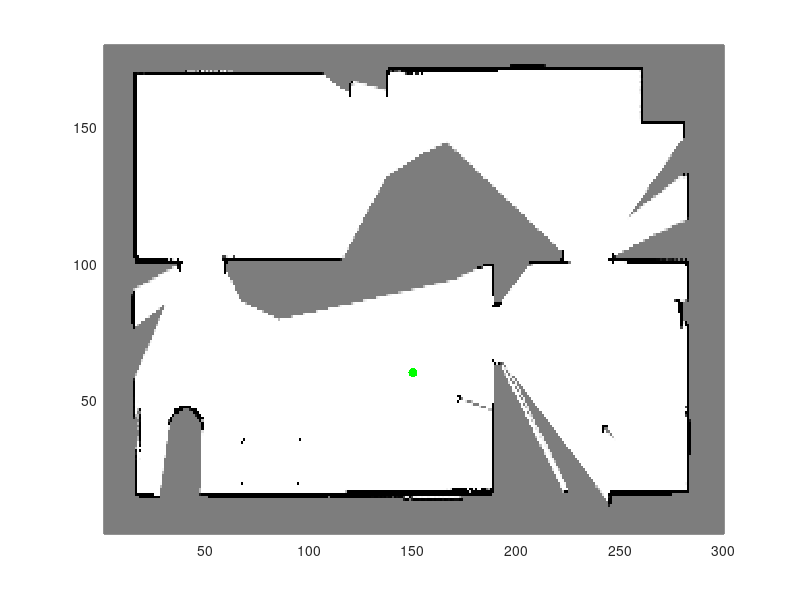

Write MATLAB code to recreate this figure. (Note: this script raises an error after producing the figure.)
close all
clc

load occmap.mat;
figure
pcolor(ogp);
colormap(1-gray);
shading('flat');

row_particle = 60;
col_particle = 150;
hold on
r = 0.15/ogres;
th = 0;
% set(plot([col_particle col_particle+r*cos(th)]', [row_particle row_particle+r*sin(th)]', 'k-'),'LineWidth',2);
set(plot( col_particle, row_particle, 'g.' ),'MarkerSize',20);

ogres = 0.05;
theta = -pi;
beam_angle = 0;
thresh = 0.5;
y = exp_meas(row_particle, col_particle, theta, beam_angle, ogp, ogres, thresh, 5)

function y_exp = exp_meas(row, col, theta, beam_angle, map, ogres, thresh, y_max)
    
    new_angle = atan2(sin(theta+beam_angle), cos(theta+beam_angle));
    incr  = 0;
    r_p = row;
    c_p = col;
    
    % angle is between -pi/4 and pi/4
    if -pi/4<=new_angle && new_angle<=pi/4   
        while r_p>0 && c_p>0 && r_p<=180 && c_p<=300 && map(r_p, c_p)<thresh
            incr = incr + 1;
            c_p = col + incr;
            r_p = row + round(incr*tan(new_angle));

        end        
        y_exp = abs((incr/cos(new_angle))*ogres);
        
    % angle is between -3pi/4 and 3pi/4    
    elseif 3*pi/4<=new_angle || new_angle<=-3*pi/4
        while r_p>0 && c_p>0 && r_p<=180 && c_p<=300 && map(r_p, c_p)<thresh
            incr = incr + 1;
            c_p = col - incr;
            r_p = row - round(incr*tan(new_angle));

        end        
        y_exp = abs((incr/cos(new_angle))*ogres);
        
        
    % angle is between pi/4 and 3pi/4
    elseif pi/4<new_angle && new_angle<3*pi/4 
        while r_p>0 && c_p>0 && r_p<=180 && c_p<=300 && map(r_p, c_p)<thresh
            incr = incr + 1;
            r_p = row + incr;
            c_p = col + round(incr/tan(new_angle));
        end        
        y_exp = abs((incr/sin(new_angle))*ogres);
        
    
    % angle is between -pi/4 and -3pi/4    
    else
        while r_p>0 && c_p>0 && r_p<=180 && c_p<=300 && map(r_p, c_p)<thresh
            incr = incr + 1;
            r_p = row - incr;
            c_p = col - round(incr/tan(new_angle));
        end        
        y_exp = abs((incr/sin(new_angle))*ogres);
        
    
    end
    
end


